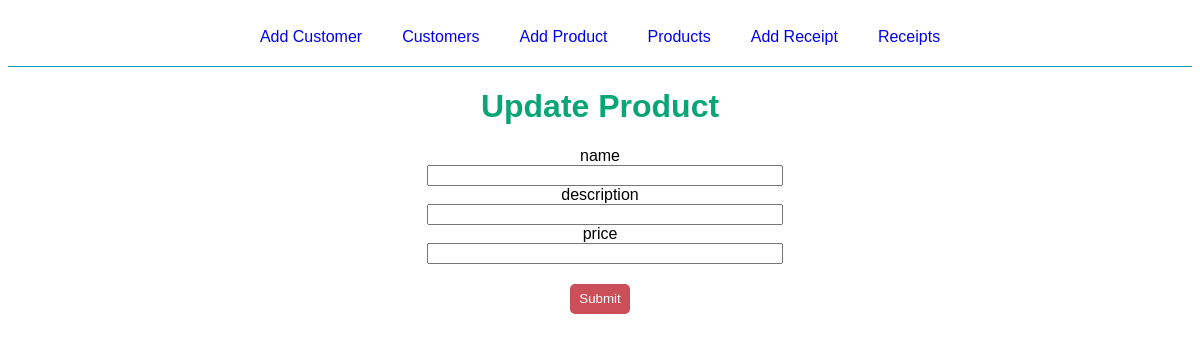
The page /product/update/1 on the database as committed earlier.
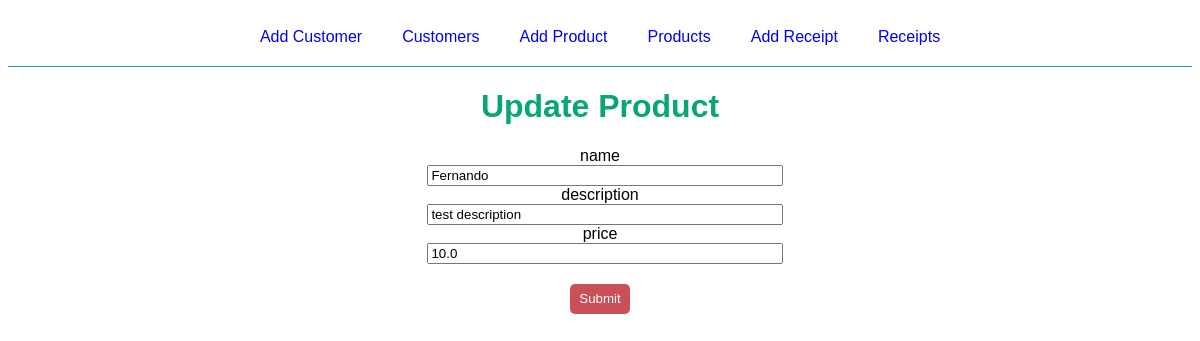
The same page on the database as committed later.
### flaskr/models/product/__init__.py (models this page shows, shortened)
class Product(db.Model, MyModel):
    id = Column(Integer, primary_key=True)
    name = Column(String(100), nullable=False, unique=True)
    description = Column(Text(1000), nullable=False)
    price = Column(Float, nullable=False, default=0)
    sold_products = db.relationship(
        'SoldProduct',
        backref='product',
        lazy=True,
        cascade='all, delete-orphan'
    )
    def get(id):
        return Product.query.get(id)

### flaskr/views/product.py (the view, shortened to what this page needs)
@bp.route('/update/<int:product_id>', methods=("GET", "POST"))
def update(product_id):
    product = Product.get(product_id)
    return render_template(
        'product/update.html',
        product=product,
        heads=product_heads
    )

### flaskr/templates/product/update.html
{% extends 'base.html' %}
{% block content %}
<div class="title-container">
    <h1 class="title">Update Product</h1>
</div>
<form method="post" class="update" >
    {% for head in heads %}
    {% if heads != id %}
    <div class="label-div">
        <label for="{{ head }}" class="input-label">{{ head }}</label>
    </div>
    <div class="input-div">
        <input type="text" value="{{ product[head] }}" name="{{ head }}" id="{{ head }}" class="input-product">
    </div>
    {% endif %}
    {% endfor %}
        <input type="submit" class="submit-btn">
</form>
{% endblock %}

### flaskr/templates/base.html (shortened to what this page needs)
<html lang="en">
<head>
    <link rel="stylesheet" href="{{ url_for('static', filename='style.css') }}">
</head>
<nav>
    <div >
        <a href="{{ url_for('customer.add') }}">Add Customer</a>
    </div>
    <div>
        <a href="{{ url_for('customer.customers') }}">Customers</a>
    </div>
    <div >
        <a href="{{ url_for('product.add') }}">Add Product</a>
    </div>
    <div>
        <a href="{{ url_for('product.products') }}">Products</a>
    </div>
    <div>
        <a href="{{ url_for('receipt.add') }}">Add Receipt</a>
    </div>
    <div>
        <a href="{{ url_for('receipt.receipts') }}">Receipts</a>
    </div>
</nav>
<body>
    {% block content %}
    {% endblock %}
</body>
</html>

### flaskr/static/style.css (style rules this page uses)
* { font-family: Verdana, Geneva, Tahoma, sans-serif; }
.title { font-family: Verdana, Geneva, Tahoma, sans-serif; color: rgb(8, 165, 118) }
.title-container, .add, .update { display: flex; justify-content: center; flex-direction: column; align-items: center; }
.input-customer, .input-product { width: 100%; }
.input-div { width: 30%; margin-left: 10px; }
.submit-btn { height: 30px; width: 60px; background-color: rgb(202, 79, 89); border: 0px; border-radius: 5px; color: white; margin-top: 20px; }
nav { display: flex; flex-direction: row; justify-content: center; border-bottom: 1px solid rgb(6, 163, 184); }
nav div { margin: 20px }
nav a { text-decoration: none; }
a { text-decoration: none; }

Rows that differ between the two databases and show on the page:
added Product: name "Fernando" "test description" "10.0"
